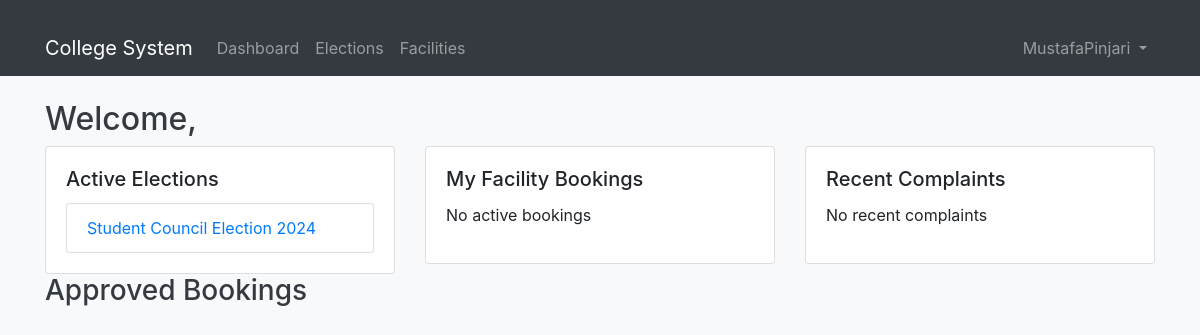
The page / (signed in) on the database as committed earlier.
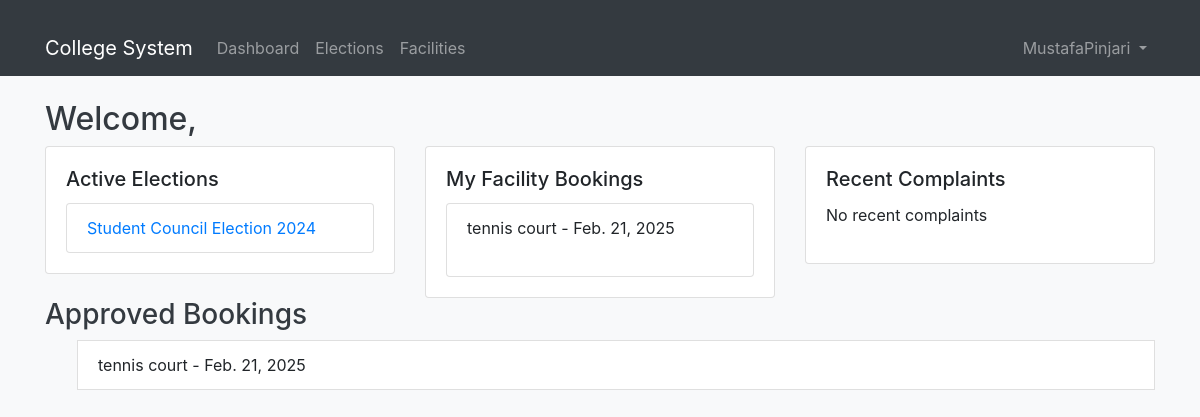
The same page on the database as committed later.
### elections/models.py (models this page shows, shortened)
class Election(models.Model):
    title = models.CharField(max_length=200)
    description = models.TextField()
    start_date = models.DateTimeField()
    end_date = models.DateTimeField()
    is_active = models.BooleanField(default=True)
    created_at = models.DateTimeField(default=timezone.now)
    nomination_end_date = models.DateTimeField(default=timezone.now)

### facilities/models.py (models this page shows, shortened)
class Booking(models.Model):
    STATUS_CHOICES = [
        ('pending', 'Pending'),
        ('approved', 'Approved'),
        ('rejected', 'Rejected'),
    ]
    facility = models.ForeignKey(Facility, on_delete=models.CASCADE)
    user = models.ForeignKey(User, on_delete=models.CASCADE)
    start_time = models.DateTimeField()
    end_time = models.DateTimeField()
    purpose = models.TextField()
    status = models.CharField(max_length=20, choices=STATUS_CHOICES, default='pending')
    created_at = models.DateTimeField(auto_now_add=True)
    admin_comments = models.TextField(blank=True, null=True)

class Facility(models.Model):
    name = models.CharField(max_length=100, unique=True)
    description = models.TextField()
    capacity = models.IntegerField()
    image = models.ImageField(upload_to='facilities/', null=True, blank=True)
    is_available = models.BooleanField(default=True)

### accounts/views.py (the view, shortened to what this page needs)
# urls.py: path('', views.dashboard, name='dashboard'),
@login_required
def dashboard(request):
    bookings = Booking.objects.filter(user=request.user)
    context = {
        'active_elections': Election.objects.filter(is_active=True),
        'user_bookings': bookings.order_by('-start_time')[:5],
        'recent_complaints': Complaint.objects.filter(user=request.user).order_by('-created_at')[:5],
    }
    return render(request, 'accounts/dashboard.html', context)

### accounts/templates/accounts/dashboard.html (shortened to what this page needs)
{% extends 'base.html' %}
{% block content %}
<div class="row">
    <div class="col-md-12">
        <h2>Welcome, {{ user.get_full_name }}</h2>
    </div>
    <div class="col-md-4">
        <div class="card">
            <div class="card-body">
                <h5 class="card-title">Active Elections</h5>
                {% if active_elections %}
                    <ul class="list-group">
                    {% for election in active_elections %}
                        <li class="list-group-item">
                            <a href="{% url 'elections:detail' election.id %}">
                                {{ election.title }}
                            </a>
                        </li>
                    {% endfor %}
                    </ul>
                {% else %}
                    <p>No active elections</p>
                {% endif %}
            </div>
        </div>
    </div>
    <div class="col-md-4">
        <div class="card">
            <div class="card-body">
                <h5 class="card-title">My Facility Bookings</h5>
                {% if user_bookings %}
                    <ul class="list-group">
                    {% for booking in user_bookings %}
                        <li class="list-group-item">
                            {{ booking.facility.name }} - {{ booking.start_time|date }}
                            <span class="badge bg-{{ booking.status }}">{{ booking.status }}</span>
                        </li>
                    {% endfor %}
                    </ul>
                {% else %}
                    <p>No active bookings</p>
                {% endif %}
            </div>
        </div>
    </div>
    <div class="col-md-4">
        <div class="card">
            <div class="card-body">
                <h5 class="card-title">Recent Complaints</h5>
                {% if recent_complaints %}
                    <ul class="list-group">
                    {% for complaint in recent_complaints %}
                        <li class="list-group-item">
                            <a href="{% url 'complaints:detail' complaint.id %}">
                                {{ complaint.title }}
                            </a>
                            <span class="badge bg-{{ complaint.status }}">{{ complaint.status }}</span>
                        </li>
                    {% endfor %}
                    </ul>
                {% else %}
                    <p>No recent complaints</p>
                {% endif %}
            </div>
        </div>
    </div>
</div>
<h3>Approved Bookings</h3>
<ul>
    {% for booking in user_bookings %}
                        <li class="list-group-item">
                            {{ booking.facility.name }} - {{ booking.start_time|date }}
                            <span class="badge bg-{{ booking.status }}">{{ booking.status }}</span>
                        </li>
    {% endfor %}
</ul>
{% endblock %}

Rows that differ between the two databases and show on the page:
added Booking: facility.name "tennis court", start_time "Feb. 21, 2025"
Other text that changed with them:
text no longer shown: "No active bookings"
